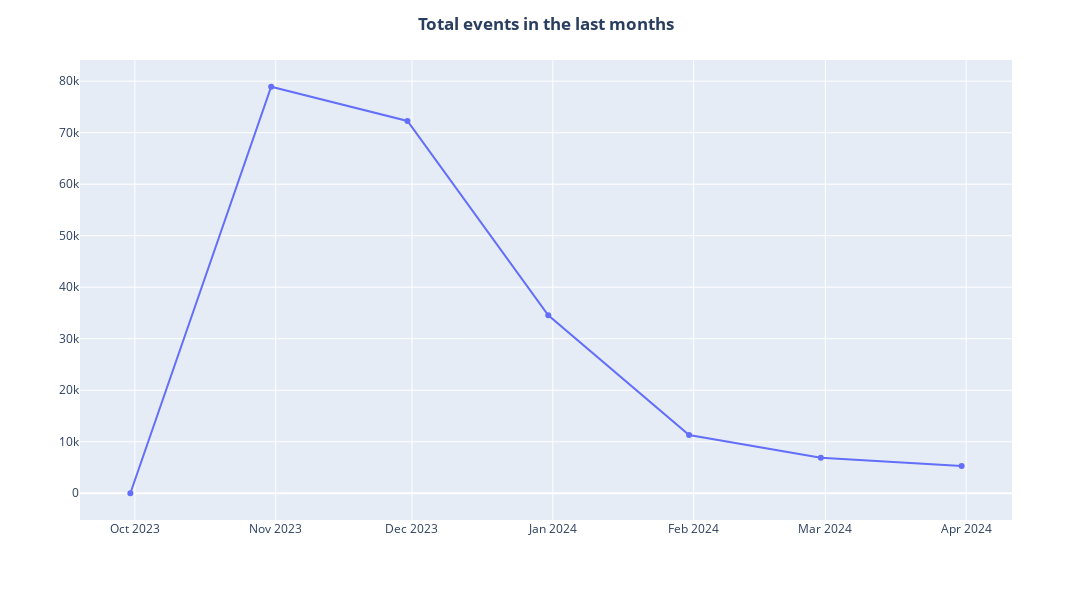

The cell this chart's notebook holds for it:
### Code cell
# EVENTOS HASTA ABRIL 2024

events_sorted = events.sort_values(by='datetime_local')                                     # Ordenar datos según 'datetime_local' 
events_sorted.set_index('datetime_local', inplace=True)                                     # Restablecer índice
events_filtered = events_sorted[events_sorted.index <= '2024-04-01 00:00:00']               # Filtrar los datos hasta abril de 2024
events_by_month = events_filtered.resample('ME').size()                                     # Resample -> re-muestrea los datos en intervalos de meses y calcula el tamaño de cada intervalo

# Gráfica lineal
fig = px.line(events_by_month, 
              x=events_by_month.index, 
              y=events_by_month.values,
              labels={'x': 'Date', 'y': 'Events count'},
              markers=True, 
              line_shape='linear')

fig.update_layout(width=1200, height=600,                                                   # Ajustar el tamaño de la figura
                    title_text='<b>Total events in the last months</b>', title_x=0.5,       # Centrar el título y ponerlo en negrita
                    xaxis_title='', yaxis_title='')                                         # Ocultar los nombres de los ejes

fig.show()

### Figure 1 — Plotly figure (JSON) as saved in the notebook; plotly's stock layout.template omitted (floating-point values rounded to 4 significant figures)
{"data": [{"hovertemplate": "datetime_local=%{x}<br>Events count=%{y}<extra></extra>", "legendgroup": "", "line": {"color": "#636efa", "dash": "solid", "shape": "linear"}, "marker": {"symbol": "circle"}, "mode": "lines+markers", "name": "", "orientation": "v", "showlegend": false, "type": "scatter", "x": ["2023-09-30T00:00:00", "2023-10-31T00:00:00", "2023-11-30T00:00:00", "2023-12-31T00:00:00", "2024-01-31T00:00:00", "2024-02-29T00:00:00", "2024-03-31T00:00:00"], "xaxis": "x", "y": [7, 78915, 72282, 34565, 11298, 6888, 5300], "yaxis": "y"}], "layout": {"height": 600, "legend": {"tracegroupgap": 0}, "margin": {"t": 60}, "title": {"text": "<b>Total events in the last months</b>", "x": 0.5}, "width": 1200, "xaxis": {"anchor": "y", "domain": [0, 1], "title": {"text": ""}}, "yaxis": {"anchor": "x", "domain": [0, 1], "title": {"text": ""}}}}
